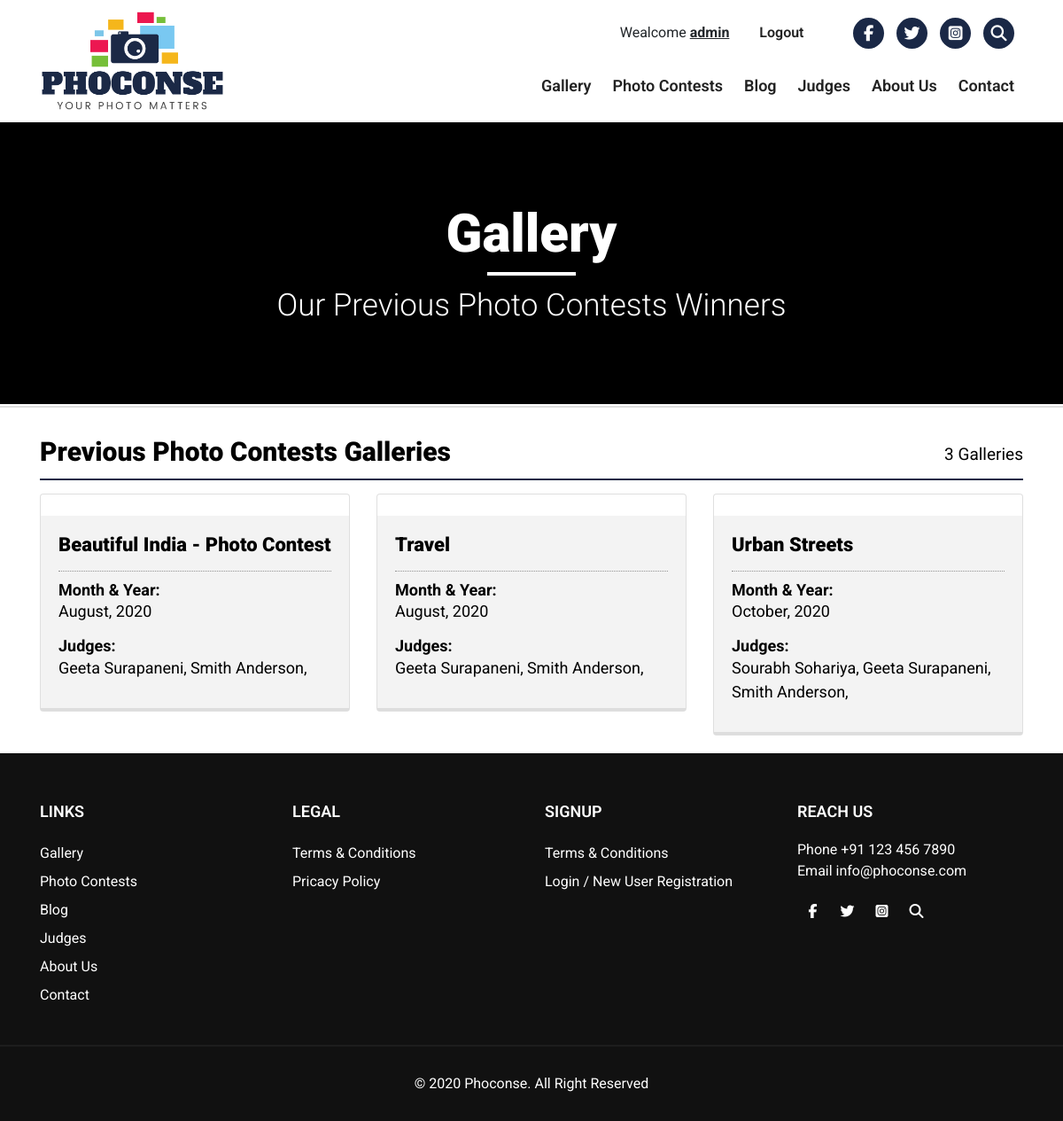
Page /gallery-list (signed in) on the committed database.
### core/models.py (models this page shows, shortened)
class Gallery(models.Model):
    title = models.CharField(max_length=50)
    gallery_image = models.ImageField(upload_to='upload/')
    gallery_desc = models.TextField()
    announced_date = models.DateTimeField()
    featured = models.BooleanField(default=False)
    judges = models.ManyToManyField(Judge)
    first_place_photo_id = models.IntegerField()
    second_place_photo_id = models.IntegerField()
    third_place_photo_id = models.IntegerField()
    best_entry1_id = models.IntegerField(blank=True, null=True)
    best_entry2_id = models.IntegerField(blank=True, null=True)
    best_entry3_id = models.IntegerField(blank=True, null=True)
    best_entry4_id = models.IntegerField(blank=True, null=True)
    best_entry5_id = models.IntegerField(blank=True, null=True)
    best_entry6_id = models.IntegerField(blank=True, null=True)
    best_entry7_id = models.IntegerField(blank=True, null=True)
    best_entry8_id = models.IntegerField(blank=True, null=True)
    best_entry9_id = models.IntegerField(blank=True, null=True)
    best_entry10_id = models.IntegerField(blank=True, null=True)
    best_entry11_id = models.IntegerField(blank=True, null=True)
    best_entry12_id = models.IntegerField(blank=True, null=True)
    best_entry13_id = models.IntegerField(blank=True, null=True)
    best_entry14_id = models.IntegerField(blank=True, null=True)
    best_entry15_id = models.IntegerField(blank=True, null=True)
    best_entry16_id = models.IntegerField(blank=True, null=True)
    best_entry17_id = models.IntegerField(blank=True, null=True)
    best_entry18_id = models.IntegerField(blank=True, null=True)
    best_entry19_id = models.IntegerField(blank=True, null=True)
    best_entry20_id = models.IntegerField(blank=True, null=True)
    best_entry21_id = models.IntegerField(blank=True, null=True)
    best_entry22_id = models.IntegerField(blank=True, null=True)
    best_entry23_id = models.IntegerField(blank=True, null=True)
    best_entry24_id = models.IntegerField(blank=True, null=True)
    best_entry25_id = models.IntegerField(blank=True, null=True)
    status = models.BooleanField(default=True)
    class Meta:
        verbose_name = 'Gallery'
        verbose_name_plural = 'Galleries'

class Judge(models.Model):
    name = models.CharField(max_length=100)
    category = models.ForeignKey(Judgecat, on_delete=models.CASCADE)
    image = models.ImageField(upload_to='upload/')
    country = CountryField()
    desc = RichTextField()
    website = models.CharField(max_length=300, blank=True, null=True)
    facebook = models.CharField(max_length=300, blank=True, null=True)
    twitter = models.CharField(max_length=300, blank=True, null=True)
    instagram = models.CharField(max_length=300, blank=True, null=True)
    status = models.BooleanField(default=True)
    class Meta:
        verbose_name = 'Judge'
        verbose_name_plural = 'Judges'
    def __str__(self):
        return self.name

### core/views.py (the view)
# urls.py: path('gallery-list',views.gallery_list,name="gallery_list"),
def gallery_list(request):
    gallery_list = Gallery.objects.filter(status=True)
    total_gallery = gallery_list.count()
    context = {
        'gallery_list':gallery_list,
        'total_gallery':total_gallery
    }
    return render(request, 'frontend/gallery_list.html',context)

### templates/frontend/gallery_list.html (shortened to what this page needs)
{% extends '../base/base.html' %}
{% load extra_tags %}
{% load static %}
{% block content %}
<section class="gallery_breadcrumb_area">
    <div class="gallery_breadcrumb">
        <h2>Gallery</h2>
        <h4>Our Previous Photo Contests Winners</h4>
    </div>
</section>
<section class="priv_photo_gallery_area">
    <div class="container">
        <div class="row">
            <div class="col-lg-12">
                <div class="priv_photo_gallery">
                    <div class="photo_gallery_left">
                        <h3>Previous Photo Contests Galleries</h3>
                    </div>
                    <div class="photo_gallery_right">
                        <p>{{total_gallery}} Galleries</p>
                    </div>
                </div>
            </div>
            {% if gallery_list %}
                {% for gallery in gallery_list %}
                <div class="col-lg-4">
                    <div class="single_photo_gallery">
                        <a href="{% url 'core:gallery_individual' gallery.id %}">
                            <div class="card">
                            <div class="card-body">
                                <div class="contest_name">
                                    <h3>{{gallery.title}}</h3>
                                </div>
                                <div class="contest_date">
                                    <h4>Month & Year:</h4>
                                    <p>{{ gallery.announced_date|date:'F, o' }}</p>
                                </div>
                                <div class="contest_judges">
                                    <h4>judges:</h4>
                                    <ul>
                                        {% for judge in gallery.judges.all %}
                                            <li><a href="">{{judge}},</a></li>
                                        {% endfor %}
                                    </ul>
                                </div>
                            </div>
                        </div>
                        </a>
                    </div>
                </div>
                {% endfor %}
            {% else %}
                <div class="error_text">
                    <p>Sorry!! No item found</p>
                </div>
            {% endif %}
        </div>
    </div>
</section>
{% endblock content %}

### static/css/style.css (style rules this page uses)
body { font-family: 'Roboto', sans-serif; }
h1,h2,h3,h4,p,a,ul { margin: 0; padding: 0; }
a { text-decoration: none; }
ul,li { list-style: none; }
.gallery_breadcrumb_area { text-align: center; padding: 90px 0; background: #000; }
.gallery_breadcrumb h2 { color: #fff; font-size: 60px; font-weight: 900; position: relative; text-transform: capitalize; }
.gallery_breadcrumb h2::after { position: absolute; background: #fff; width: 100px; height: 4px; content: ""; top: 100%; left: 50%; margin-left: -50px; margin-top: 7px; }
.gallery_breadcrumb h4 { padding-top: 24px; color: #fff; font-size: 35px; font-weight: 300; text-transform: capitalize; }
.priv_photo_gallery_area { margin-top: 2px; border-top: 2px solid #ddd; }
.priv_photo_gallery { padding-top: 32px; padding-bottom: 12px; border-bottom: 2px solid #1b2946; margin-bottom: 15px; overflow: hidden; }
.photo_gallery_left { float: left; width: 70%; }
.photo_gallery_left h3 { font-size: 30px; font-weight: 900; color: #000; text-transform: capitalize; }
.photo_gallery_right { float: left; width: 30%; text-align: right; }
.photo_gallery_right p { font-size: 19px; font-weight: 400; color: #000; padding-top: 7px; text-transform: capitalize; }
.single_photo_gallery .card-body { background-color: #f3f3f3; border-bottom: 3px solid #ddd; }
.contest_name { padding-bottom: 15px; border-bottom: 1px dotted #929292; margin-bottom: 10px; }
.contest_name h3 { color: #000; font-size: 22px; font-weight: 900; }
.contest_date { padding-bottom: 15px; }
.contest_date h4 { font-size: 18px; font-weight: 700; text-transform: capitalize; color: #000000; }
.contest_date p { font-size: 18px; font-weight: 400; text-transform: capitalize; color: #000000; }
.contest_judges { padding-bottom: 12px; }
.contest_judges h4 { font-size: 18px; text-transform: capitalize; font-weight: 700; color: #000000; }
.contest_judges ul li { display: inline; }
.contest_judges ul li a { font-size: 18px; color: #000; text-transform: capitalize; font-weight: 400; display: inline-block; }
.single_photo_gallery { padding-bottom: 20px; }

### rows in the picture
Gallery: title "Beautiful India - Photo Contest", announced_date "August, 2020"
Judge: name "Geeta Surapaneni"
Judge: name "Smith Anderson"
Gallery: title "Travel", announced_date "August, 2020"
Gallery: title "Urban Streets", announced_date "October, 2020"
Judge: name "Sourabh Sohariya"

### other values in the picture
{{ request.session.name }} "admin"
{{ total_gallery }} "3"
